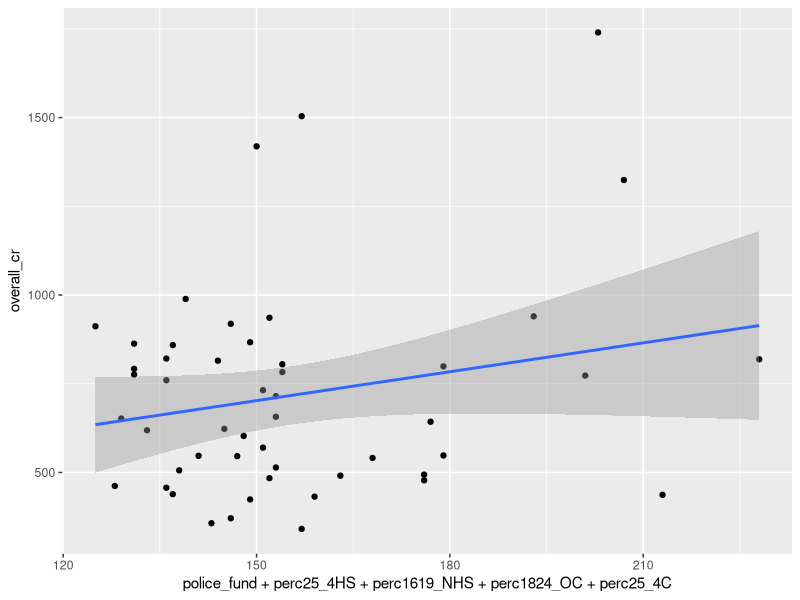
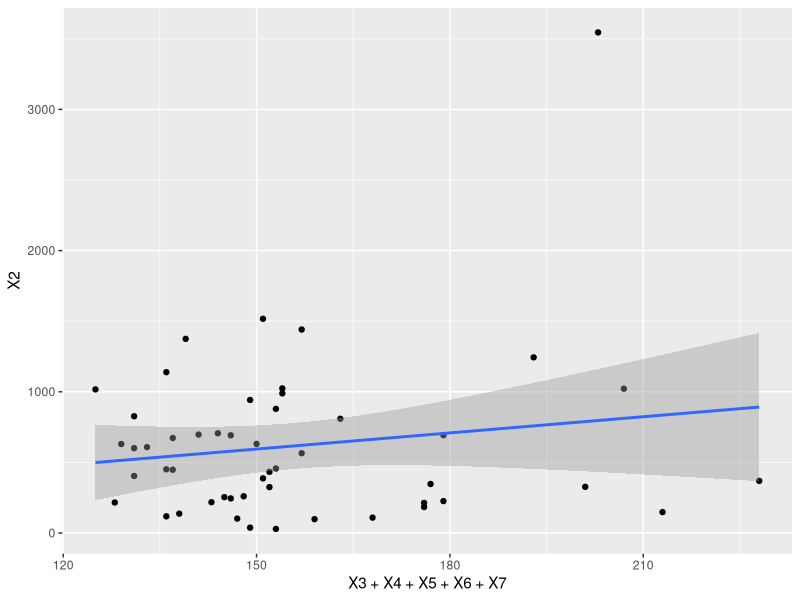

Write R code to recreate these figures, in order.
library(dplyr)
library(ggplot2)

df <- read.csv("crime.csv")
glimpse(df)

summary(df)

cleaned_data <- df %>%
  rename(overall_cr = X1) %>% 
  rename(violent_cr = X2) %>% 
  rename(police_fund = X3) %>% 
  rename(perc25_4HS = X4) %>%
  rename(perc1619_NHS = X5) %>% 
  rename(perc1824_OC = X6) %>% 
  rename(perc25_4C = X7)

glimpse(cleaned_data)

model <- lm(overall_cr ~ police_fund + perc25_4HS + perc1619_NHS + perc1824_OC + perc25_4C, data = cleaned_data)
summary(model)


summary(model)$coefficient

ggplot(cleaned_data, aes(x = police_fund + perc25_4HS + perc1619_NHS + perc1824_OC + perc25_4C, y = overall_cr)) +
  geom_point()+
  stat_smooth(method = lm)

sigma(model)/mean(cleaned_data$overall_cr)

ggplot(df, aes(x = X3 + X4 + X5 + X6 + X7, y = X2)) +
  geom_point()+
  stat_smooth(method = lm)
